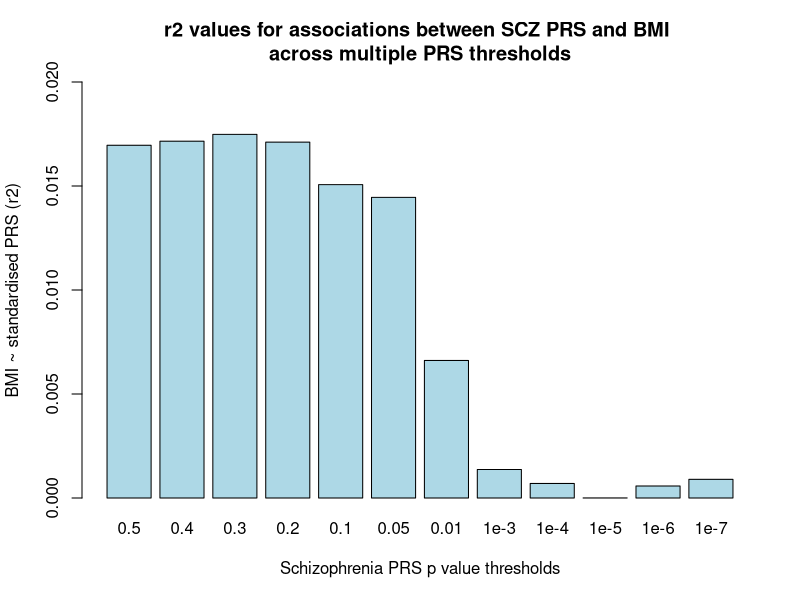
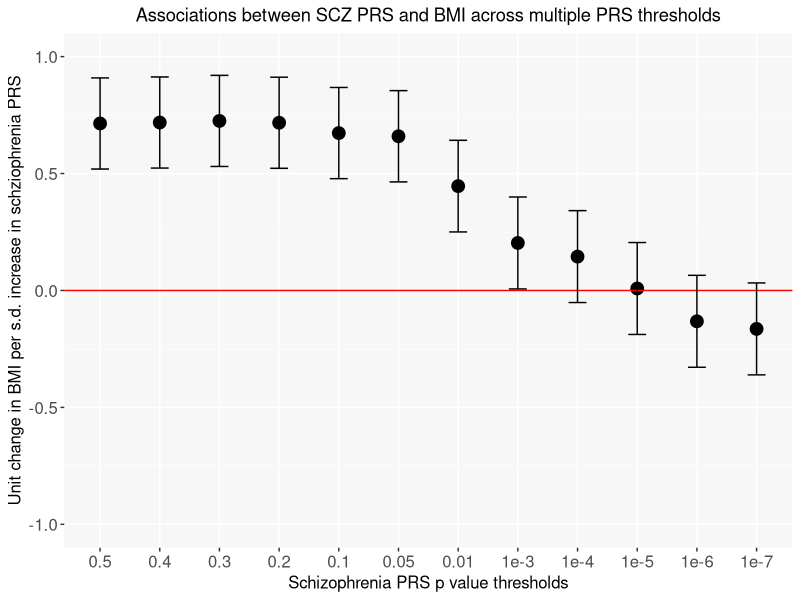

R code for these plots, in order:
################################################################################################################
# Step 4: Testing if polygenic scores are associated with phenotype 
################################################################################################################
# Change your working directory (you may need to change the filepath in next line)
setwd("E:/GenEpiSC_2020/17_PRS_PRACT/data")

# removes anything already in memory
rm(list=ls())

# We have already created a file for you that contains all the schizophrenia polygenic scores together with 
# the phenotypic data (generated using SCZ_score_files_merge.r). Open this file:
data <- read.table("pgc_scz_scores_with_outcomes.txt", header=T)
# Explore the dataset
names(data)
head(data)
dim(data)

# Test if polygenic scores for schizophrenia are associated with BMI (x = z_score, y = BMI)
bmiassoc <- summary(glm(bmi ~ stdSCORE_S6, data=data))

#	Calculate the 95% confidence interval
lci <- bmiassoc$coefficients[2,1] - (1.96*bmiassoc$coefficients[2,2])
uci <- bmiassoc$coefficients[2,1] + (1.96*bmiassoc$coefficients[2,2])

# results:
bmiassoc
lci
uci


################################################################################################################
# (Optional) Step 5: Interpreting results across all polygenic score p-value thresholds (RStudio)
################################################################################################################

# create an empty dataframe with 10 columns and 12 rows
all.results <-data.frame(matrix(ncol=10,nrow=12))
# give each column a name
colnames(all.results) <- c("PRS","beta","se","t","p","lci","uci","r2","N","n_SNPs")
# create a list of the PRS p value thresholds (this is only used to name the rows of the PRS column) and 
# set j as 1 (to be used later)
thresh <-list("0.5", "0.4", "0.3", "0.2", "0.1", "0.05", "0.01", "1e-3", "1e-4", "1e-5", "1e-6", "1e-7")
j=1

# loop to perform 12 linear regressions and save results to all.results data.frame
for (i in 1:12) {
results<-glm(data$bmi ~ data[, paste0("stdSCORE_S",i)], na.action="na.exclude")
data$pred <- predict(results)
r2 <- cor(data$bmi,data$pred,use="complete.obs")^2

all.results[i,1] <- thresh[j]						            	        #PRS
all.results[i,2] <- summary(results)$coefficients[2,1]				#beta
all.results[i,3] <- summary(results)$coefficients[2,2]				#se
all.results[i,4] <- summary(results)$coefficients[2,3]				#t
all.results[i,5] <- summary(results)$coefficients[2,4]				#p
all.results[i,6] <- all.results[i,2]-(1.96*all.results[i,3])	#lci
all.results[i,7] <- all.results[i,2]+(1.96*all.results[i,3])	#uci
all.results[i,8] <- r2				                                #r2
all.results[i,9] <- nobs(results)								            	#N
all.results[i,10] <- max(data[, paste0("CNT_S",i)])/2					#n_snps
j=j+1
}

# View the results
all.results

# To visualise the r2 of across all association analyses use:
barplot(all.results$r2, ylim=c(0,0.02), ylab="BMI ~ standardised PRS (r2)", col="lightblue",
        xlab="Schizophrenia PRS p value thresholds", names.arg = all.results$PRS,
        main="r2 values for associations between SCZ PRS and BMI \nacross multiple PRS thresholds")


# Note that you can also use ggplot to visualise association results across all PRS thresholds:
# Install and load ggplot
# install.packages("ggplot2")
library(ggplot2)

ggplot(all.results, aes(x = PRS, y = beta)) +
  geom_point(size = 4) +
  ylim(-1,1) +
  geom_hline(yintercept = 0, col="red") +
  theme(panel.background = element_rect(fill = "grey97"), axis.text=element_text(size=12), axis.title=element_text(size=12),
        plot.title = element_text(hjust = 0.5)) +
  scale_x_discrete(limits=c("0.5", "0.4", "0.3", "0.2", "0.1", "0.05", "0.01", "1e-3", "1e-4", "1e-5", "1e-6", "1e-7")) +
  geom_errorbar(aes(ymax = uci, ymin = lci), width=0.3) + 
  xlab("Schizophrenia PRS p value thresholds") + 
  ylab("Unit change in BMI per s.d. increase in schziophrenia PRS") +
  ggtitle("Associations between SCZ PRS and BMI across multiple PRS thresholds")
